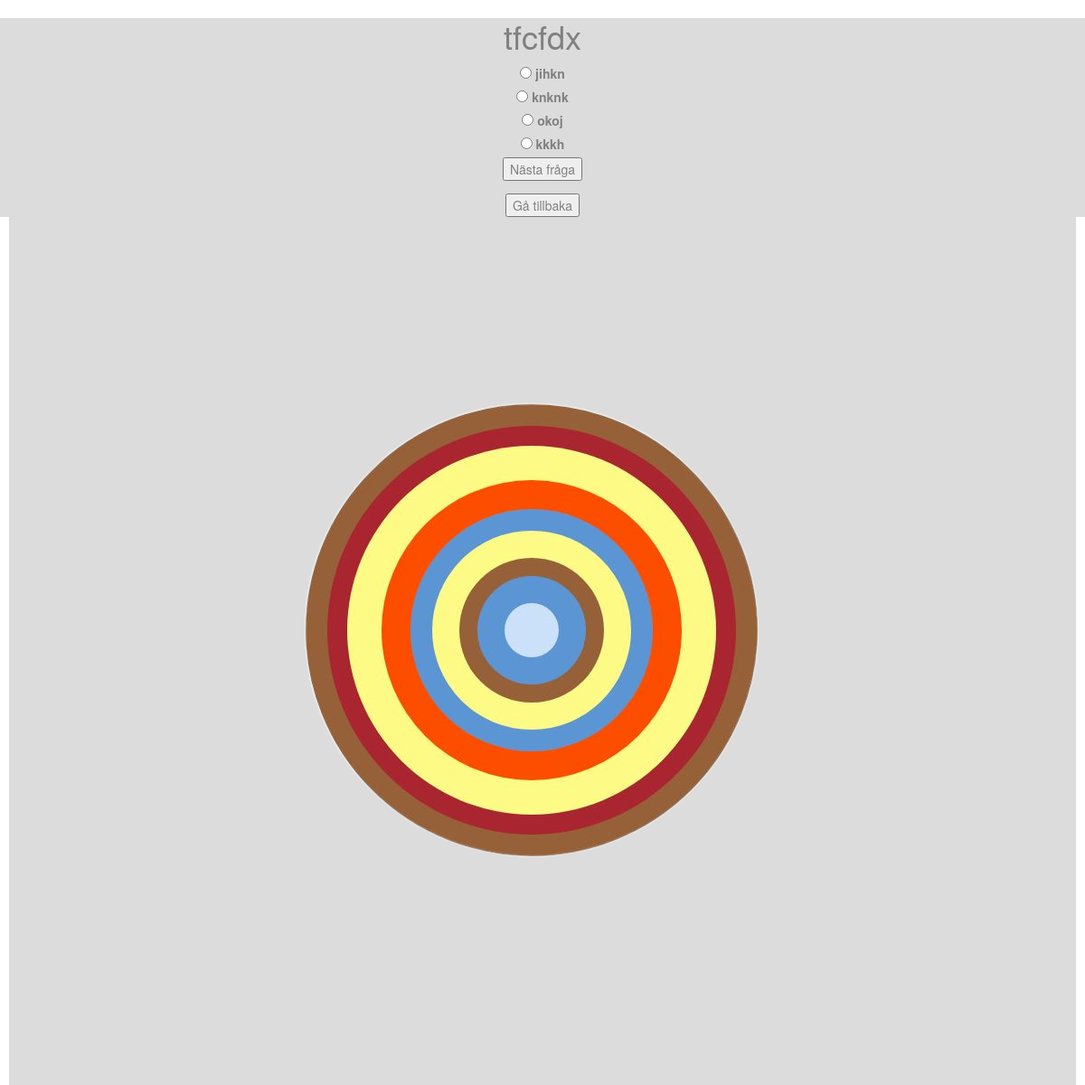
The app's page /5/ with its own data.
### testapp/models.py (models this page shows, shortened)
class Question(models.Model):
    question_text = models.CharField(max_length=200)
    pub_date = models.DateTimeField('date published')
    class Meta:
        ordering = ['id']

class Choice(models.Model):
    question = models.ForeignKey(Question, on_delete=models.CASCADE)
    choice_text = models.CharField(max_length=200)
    votes = models.IntegerField(default=0)

### testapp/views.py (the view)
# urls.py: path('<int:pk>/', views.DetailView.as_view(), name='detail'),
class DetailView(generic.DetailView):
    model = Question
    template_name = 'testapp/detail.html'

### testapp/templates/testapp/detail.html (shortened to what this page needs)
{% load static %}
{% load bootstrap3 %}
{% bootstrap_css %}
<link rel="stylesheet" type="text/css" href="{% static 'testapp/main.css' %}">
<link rel="stylesheet" href="//maxcdn.bootstrapcdn.com/bootstrap/3.2.0/css/bootstrap.min.css">
<link rel="stylesheet" href="//maxcdn.bootstrapcdn.com/bootstrap/3.2.0/css/bootstrap-theme.min.css">
<div class="questpage">
  </div>
  <div class="questtext">
<h1>{{ question.question_text }}</h1>
<form action="{% url 'testapp:answer1' question.id %}" method="post">
{% for choice in question.choice_set.all %}
  <input type="radio" name="choice" id="choice{{ forloop.counter }}" value ="{{ choice.id }}">
  <label for="choice{{ forloop.counter }}">{{ choice.choice_text }}</label><br>
{% endfor %}
<input type="submit" value="Nästa fråga" />
</form>
<form action="{% url 'testapp:index' %}" method="get">
<input type="submit" value="Gå tillbaka" />
</form>
</div>

### testapp/static/testapp/main.css (style rules this page uses)
.questpage { position: absolute; top: 100px; bottom: 10px; left: 10px; right: 10px; height: 100%; background: gainsboro url("images/AW_circle.png") center no-repeat; background-size: auto; z-index: -1; }
.questtext { text-align: center; color: gray; font-family: "HelveticaNeue-Light", "Helvetica Neue Light", "Helvetica Neue", Helvetica, Arial, "Lucida Grande", sans-serif; background-color: gainsboro; }

### records on screen
Question: question_text "tfcfdx"
Choice: choice_text "jihkn"
Choice: choice_text "knknk"
Choice: choice_text "okoj"
Choice: choice_text "kkkh"
